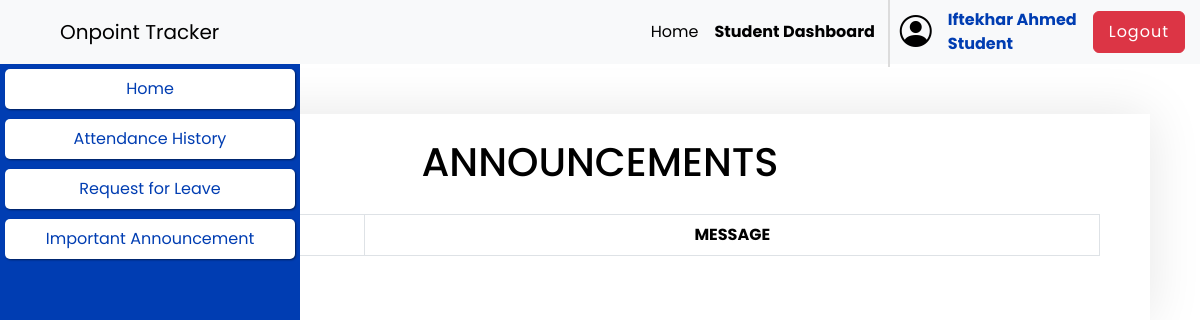
The app's page /pages/student_fetch_annoucment.php (signed in), older data.
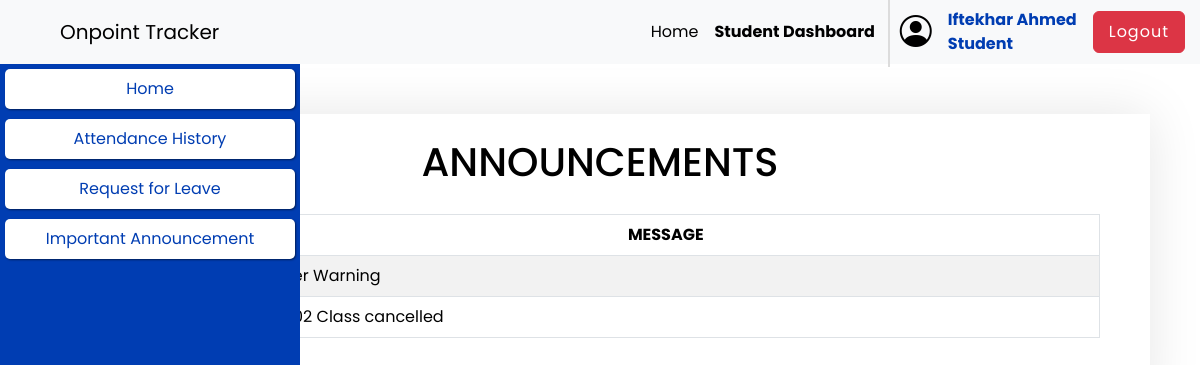
The same page, newer data.
### tables this page shows
CREATE TABLE `notification` (
  `notification_id` int(11) NOT NULL,
  `notification_title` varchar(255) NOT NULL,
  `notification_messsage` varchar(255) DEFAULT NULL,
  `notification_date` date NOT NULL DEFAULT curdate()
);

### pages/student_fetch_annoucment.php (the view, shortened to what this page needs)
<!DOCTYPE html>
<html lang="en">
<head>
    <?php
    require_once("../inc/head.php");
    ?>
</head>
<body>
    <?php
    require_once("../inc/nav.php");
    ?>
    <?php
    require_once('../pages/student_sidebar.php');
    ?>
    <?php
    if (isset($_SESSION["logged_in"]) && $_SESSION["logged_in"]) {
        if ($_SESSION["role_name"] == "Student") {
    ?>
            <div class="order-form m-4">
                <div class="container-5 pt-4">
                    <div class="row">
                        <div class="col-12 px-4">
                            <h1 style="text-align: center;text-transform: uppercase;">Announcements</h1>
                        </div>
                        <div>
                            <div>
                                <div>
                                    <table class="table table-striped table-hover table-bordered">
                                        <thead>
                                            <tr>
                                                <th scope="col">ID</th>
                                                <th scope="col">MESSAGE</th>
                                            </tr>
                                        </thead>
                                        <tbody>
                                            <?php
                                            require("../inc/conn.php");
                                            $qry = "SELECT * FROM notification ORDER BY notification_id DESC;";
                                            $result = mysqli_query($conn, $qry);
                                            $final = mysqli_num_rows($result);
                                            if ($final > 0) {
                                                while ($row = mysqli_fetch_array($result)) {
                                                    $id = $row['notification_id'];
                                                    $message = $row['notification_messsage'];
                                                    echo "<tr>
                                                    <td>$id</td>
                                                    <td style='text-align: left;'>$message</zd>
                                                    </tr>";
                                                }
                                            } else {
                                            }
                                            ?>
                                        </tbody>
                                    </table>
                                </div>
                            </div>
                        </div>
                    </div>
                </div>
            </div>
    <?php
        } else {
            header("Location:index.php");
        }
    } else {
        header("Location:index.php");
    }
    ?>
</body>
</html>

Row changes from the older to the newer data that the page shows:
added notification: notification_messsage "Weather Warning"
added notification: notification_messsage "SWE6202 Class cancelled"
